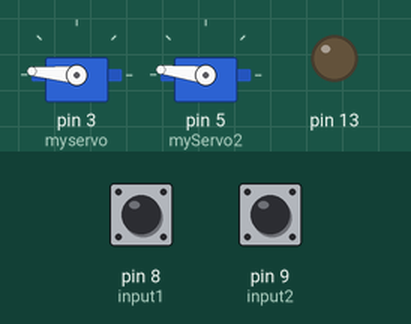
Recording of a sketch running on a simulated Arduino Uno, built with avr-gcc and run on an emulated ATmega328P. Parts: 2 × servo, output pins drawn as LEDs (lit = HIGH). The inputs (shaded band) are chosen by the test bench; at power-on: pin 8 (input1) HIGH, pin 9 (input2) HIGH.

Above: at 1.2 s.
1.3 s: pin 8 (input1) pulled LOW for 0.15 s
At 2.3 s:
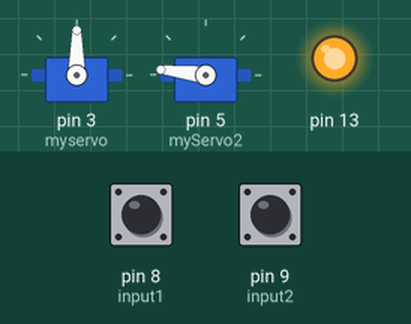
4.3 s: pin 9 (input2) pulled LOW for 0.15 s
At 5.3 s:
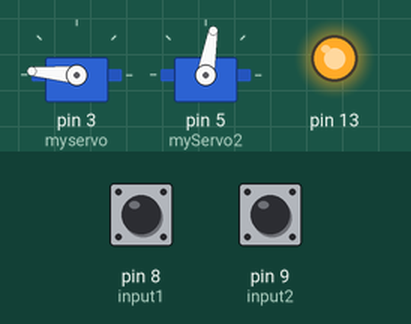
7.3 s: pin 9 (input2) pulled LOW for 1 s
At 7.45 s:
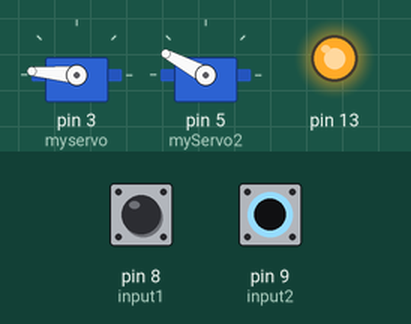
10.5 s: pin 9 (input2) pulled LOW for 3.2 s
At 10.95 s:
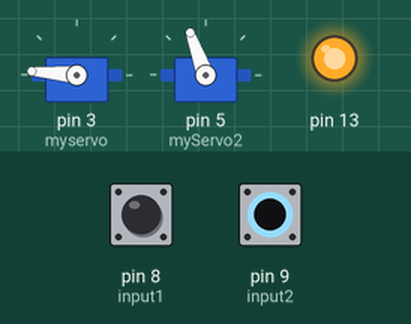
15.8 s: pin 8 (input1) driven LOW and pin 9 (input2) driven LOW
At 18.2 s:
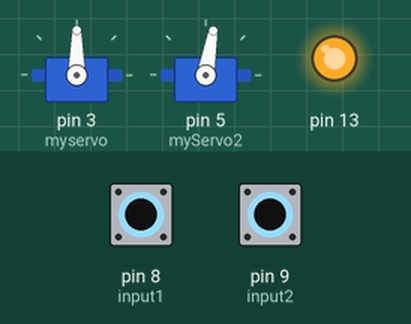
18.8 s: pin 8 (input1) driven HIGH
At 20.8 s:
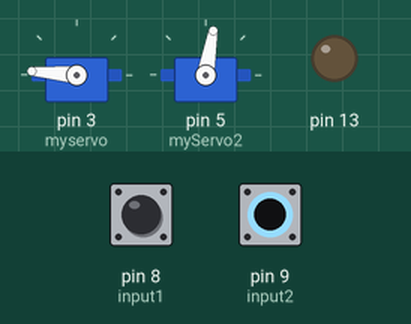
Timing chart, 0 to 21.9 s (numbered marks = the images above; inputs shaded):
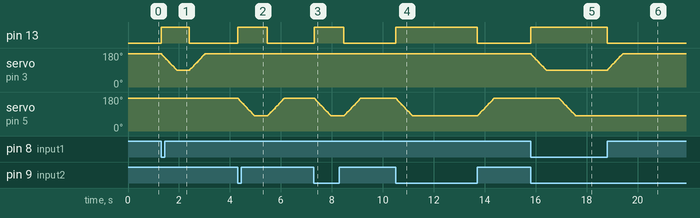

Measured:
- after the input at 1.3 s, pin 13: LOW → HIGH at once, → LOW 1.1 s later
- after the input at 4.3 s, pin 13: LOW → HIGH at once, → LOW 1.2 s later
- after the input at 7.3 s, pin 13: LOW → HIGH at once, → LOW 1.2 s later
- after the input at 10.5 s, pin 13: LOW → HIGH at once, → LOW 3.2 s later
- after the input at 15.8 s, pin 13: LOW → HIGH at once; servo on pin 3 (myservo): moves from 175° to 90° over 0.59 s, starting at once; servo on pin 5 (myServo2): moves from 173° to 80° over 0.66 s, starting after 1.1 s
- after the input at 18.8 s, pin 13: HIGH → LOW at once; servo on pin 3 (myservo): moves from 90° to 175° over 0.59 s, starting at once

The sketch:

arduino-v1.ino
```cpp
#include <Servo.h> // Khai báo thư viện servo

Servo myservo;// Tạo đối tượng tên myservo
Servo myServo2;

int pos = 0;//Tạo biến nhận giá trị góc quay
int pos2 = 0;
int input1 = 8;
int input2 = 9;
bool status1;
bool status2;
bool posNow1;
bool posNow2;

void setup() {
  myservo.attach(3);  // Chân 3, Chu kỳ Min, Max
  myServo2.attach(5);
  pinMode(input1, INPUT_PULLUP);
  pinMode(input2, INPUT_PULLUP);
  pinMode(13, OUTPUT);
  digitalWrite(13, LOW);
  myservo.write(175);
  myServo2.write(173);
  status1 = false;
  status2 = false;
}

void servo1Go() {
  digitalWrite(13, 1);
  for (pos = 175; pos >= 90; pos -= 1) {
    myservo.write(pos);
    delay(7);
  }
}
void servo1Back(){
  digitalWrite(13, 0);
  for (pos = 90; pos <= 175; pos += 1) {
    myservo.write(pos);
    delay(7);
  }
}
void servo2Go() {
  digitalWrite(13, 1);
  for (pos = 173; pos >= 80; pos -= 1) {
    myServo2.write(pos);
    delay(7);
  }
}
void servo2Back(){
  digitalWrite(13, 0);
  for (pos = 80; pos <= 173; pos += 1) {
    myServo2.write(pos);
    delay(7);
  }
}

void loop() {
  bool inp1 = digitalRead(input1);
  bool inp2 = digitalRead(input2);
  if (status1 == false && status2 == false && inp1 == LOW) {
    servo1Go();
    delay(500);
    status1 = true;
  }
  else if (status1 == true && inp1 == HIGH) {
    servo1Back();
    delay(500);
    status1 = false;
  }
  else if (status2 == false && status2 == false && inp2 == LOW) {
    servo2Go();
    delay(500);
    status2 = true;
  }
  else if (status2 == true && inp2 == HIGH) {
    servo2Back();
    delay(500);
    status2 = false;
  }
  else {
    // do not thing
  }
}
```
